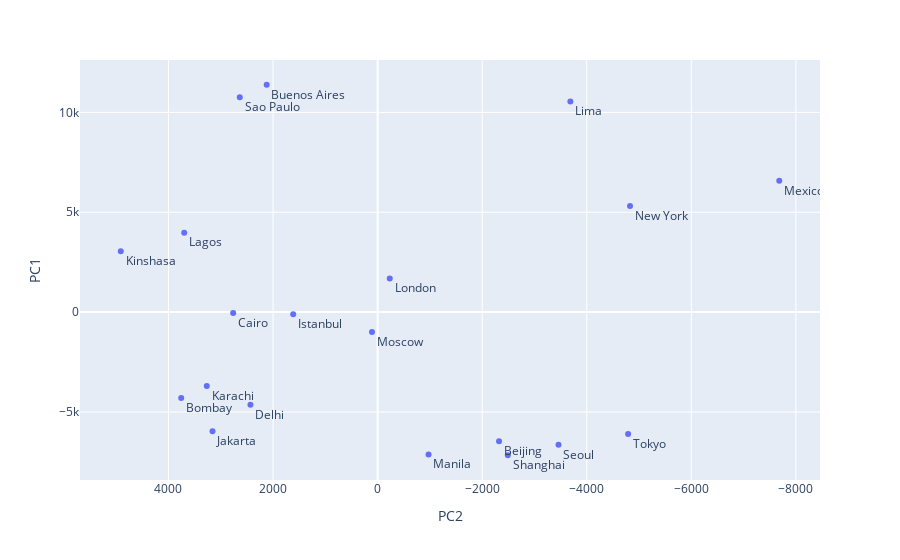

The cell this chart's notebook holds for it:
### Code cell
fig1

### Figure 1 — Plotly figure (JSON) as saved in the notebook; plotly's stock layout.template omitted (floating-point values rounded to 4 significant figures)
{"data": [{"hovertemplate": "PC2=%{x}<br>PC1=%{y}<br>text=%{text}<extra></extra>", "legendgroup": "", "marker": {"color": "#636efa", "symbol": "circle"}, "mode": "markers+text", "name": "", "orientation": "v", "showlegend": false, "text": ["Shanghai", "Bombay", "Karachi", "Buenos Aires", "Delhi", "Manila", "Moscow", "Seoul", "Sao Paulo", "Istanbul", "Lagos", "Mexico City", "Jakarta", "Tokyo", "New York", "Kinshasa", "Lima", "Cairo", "Beijing", "London"], "textposition": "bottom right", "type": "scatter", "x": [-2491.0, 3756.0, 3267.0, 2122.0, 2432.0, -974.4, 107.5, -3460.0, 2636.0, 1615.0, 3699.0, -7682.0, 3157.0, -4791.0, -4827.0, 4913.0, -3687.0, 2763.0, -2323.0, -232.4], "xaxis": "x", "y": [-7168.0, -4303.0, -3700.0, 11390.0, -4645.0, -7133.0, -1000.0, -6648.0, 10760.0, -112.4, 3977.0, 6573.0, -5963.0, -6098.0, 5319.0, 3046.0, 10550.0, -45.61, -6473.0, 1684.0], "yaxis": "y"}], "layout": {"legend": {"tracegroupgap": 0}, "margin": {"t": 60}, "xaxis": {"anchor": "y", "autorange": "reversed", "domain": [0, 1], "title": {"text": "PC2"}}, "yaxis": {"anchor": "x", "domain": [0, 1], "title": {"text": "PC1"}}}}
